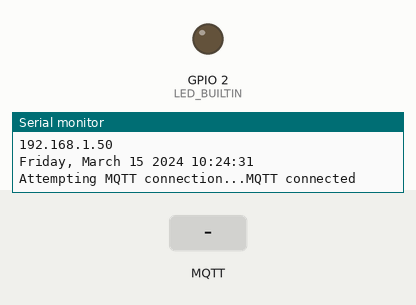
Simulated run of this program. Board: ESP32. On the bench: output pins drawn as LEDs (lit = HIGH), the last lines printed to the serial monitor. Inputs (shaded band) come from the test bench. WiFi joins after 1.5 s; servers stay silent unless stated; the local clock reads 2024-03-15 10:24:30 at power-on unless the program sets it; no MQTT or app messages arrive unless stated.

Above: at 2.7 s.
2.8 s: MQTT message "on" arrives on the first subscribed topic
At 4.2 s:
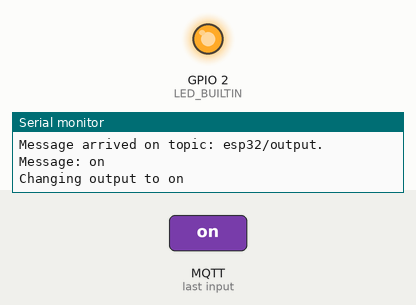
5.8 s: MQTT message "off" arrives on the first subscribed topic
At 6.5 s:
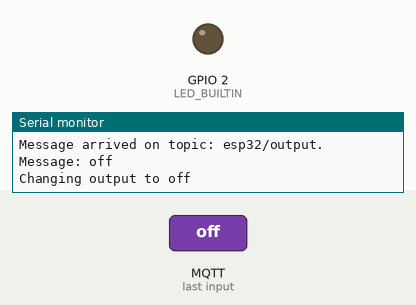
Timing chart, 0 to 8.8 s (numbered marks = the images above; inputs shaded):
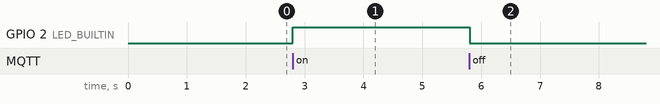

Measured:
- after the input at 2.8 s, GPIO 2 (LED_BUILTIN): LOW → HIGH at once
- after the input at 5.8 s, GPIO 2 (LED_BUILTIN): HIGH → LOW at once

The program:

main.cpp
```cpp
#include <Arduino.h>
#include "time.h"

#include "settings.h"
#include "wifiConnection.h"
#include "mqttConnection.h"

long lastMsg = 0;
char msg[50];
int value = 0;

float temperature = 11;

const char* ntpServer = "south-america.pool.ntp.org";
const long  gmtOffset_sec = -10800;
const int   daylightOffset_sec = 0;

void printLocalTime()
{
  struct tm timeinfo;
  if(!getLocalTime(&timeinfo)){
    Serial.println("Failed to obtain time");
    return;
  }
  Serial.println(&timeinfo, "%A, %B %d %Y %H:%M:%S");
}


void setup() {
  Serial.begin(115200);

  wifiSetup();
  mqttSetup();

  pinMode(LED_BUILTIN, OUTPUT);

  configTime(gmtOffset_sec, daylightOffset_sec, ntpServer);
  printLocalTime();
}


void handleMqttReceived (char* topic, String message) {

  if (String(topic) == "esp32/output") {
      Serial.print("Changing output to ");
      if(message == "on"){
        Serial.println("on");
        digitalWrite(LED_BUILTIN, HIGH);
      }
      else if(message == "off"){
        Serial.println("off");
        digitalWrite(LED_BUILTIN, LOW);
      }
    }

}

void refreshLoop() {
    // Convert the value to a char array
    char tempString[8];
    dtostrf(temperature, 1, 2, tempString);
    Serial.print("Temperature: ");
    Serial.println(tempString);

    mqttSend("esp32/temperature", tempString);
}

void loop() {
  mqttLoop();

  long now = millis();
  if (now - lastMsg > 10000) {
    lastMsg = now;

    refreshLoop();
  }
}
```

mqttConnection.h
```cpp
#ifndef MQTT_CONNECTION_H
  #define MQTT_CONNECTION_H

  #include <Arduino.h>
  #include <Wire.h>
  #include <PubSubClient.h>
  #include "settings.h"
  #include "wifiConnection.h"

  WiFiClient espClient;
  PubSubClient client(espClient);

  void mqttCallback(char* topic, byte* message, unsigned int length) {
    Serial.print("Message arrived on topic: ");
    Serial.print(topic);
    Serial.print(". Message: ");
    String messageTemp;

    for (int i = 0; i < length; i++) {
      Serial.print((char)message[i]);
      messageTemp += (char)message[i];
    }
    Serial.println();

    // handleMqttReceived(topic, messageTemp);

    if (String(topic) == "esp32/output") {
      Serial.print("Changing output to ");
      if(messageTemp == "on"){
        Serial.println("on");
        digitalWrite(LED_BUILTIN, HIGH);
      }
      else if(messageTemp == "off"){
        Serial.println("off");
        digitalWrite(LED_BUILTIN, LOW);
      }
    }
  }

  void mqttReconnect() {
    // Loop until we're reconnected
    while (!client.connected()) {
      Serial.print("Attempting MQTT connection...");
      // Attempt to connect
      if (client.connect("ESP8266Client",MQTT_USER,MQTT_PASSWORD)) {
        Serial.println("MQTT connected");
        // Subscribe
        client.subscribe("esp32/output");
      } else {
        Serial.print("failed, rc=");
        Serial.print(client.state());
        Serial.println(" try again in 5 seconds");
        // Wait 5 seconds before retrying
        delay(10000);
      }
    }
  }

  void mqttSend(char* topic, char* message) {
      Serial.print("MQTT SEND: ");
      Serial.println(message);
      client.publish(topic, message);
  }


  void mqttSetup() {

    client.setServer(MQTT_HOST, 1883);
    client.setCallback(mqttCallback);

  }


  void mqttLoop() {
    if (!client.connected()) {
      mqttReconnect();
    }
    client.loop();
  }

  #endif
```

wifiConnection.h
```cpp
#ifndef WIFI_CONNECTION_H
  #define WIFI_CONNECTION_H

  #include <Arduino.h>
  #include <WiFi.h>
  #include "settings.h"

  void wifiSetup() {
    delay(10);

    Serial.println();
    Serial.print("Connecting to ");
    Serial.println(WIFI_SSID);

    WiFi.begin(WIFI_SSID, WIFI_PASSWORD);

    while (WiFi.status() != WL_CONNECTED) {
      delay(500);
      Serial.print(".");
    }

    Serial.println("");
    Serial.println("WiFi connected");
    Serial.println("IP address: ");
    Serial.println(WiFi.localIP());
  }

#endif
```

settings.h
```cpp
#ifndef SETTINGS_H
    #define SETTINGS_H
    #define LED_BUILTIN 2

    const char* WIFI_SSID = "TP-Link_4858";
    const char* WIFI_PASSWORD = "43303277";

    const char* MQTT_HOST = "homeassistant.local";
    const char* MQTT_USER = "mqttuser";
    const char* MQTT_PASSWORD = "mqttpassword";
#endif
```
